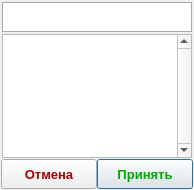
<?xml version="1.0" encoding="UTF-8"?>
<ui version="4.0">
 <class>DOpt</class>
 <widget class="QDialog" name="DOpt">
  <property name="geometry">
   <rect>
    <x>0</x>
    <y>0</y>
    <width>194</width>
    <height>190</height>
   </rect>
  </property>
  <property name="minimumSize">
   <size>
    <width>0</width>
    <height>0</height>
   </size>
  </property>
  <property name="windowTitle">
   <string>Выбор.</string>
  </property>
  <layout class="QVBoxLayout" name="verticalLayout">
   <property name="spacing">
    <number>1</number>
   </property>
   <property name="leftMargin">
    <number>0</number>
   </property>
   <property name="topMargin">
    <number>2</number>
   </property>
   <property name="rightMargin">
    <number>0</number>
   </property>
   <property name="bottomMargin">
    <number>1</number>
   </property>
   <item>
    <layout class="QVBoxLayout" name="lyTop">
     <property name="spacing">
      <number>2</number>
     </property>
     <property name="leftMargin">
      <number>2</number>
     </property>
     <property name="rightMargin">
      <number>2</number>
     </property>
     <item>
      <widget class="QLineEdit" name="edFind">
       <property name="minimumSize">
        <size>
         <width>0</width>
         <height>30</height>
        </size>
       </property>
       <property name="maximumSize">
        <size>
         <width>16777215</width>
         <height>30</height>
        </size>
       </property>
       <property name="font">
        <font>
         <family>Arial</family>
         <pointsize>13</pointsize>
        </font>
       </property>
       <property name="styleSheet">
        <string notr="true">border: 1px solid rgb(169, 169, 169);</string>
       </property>
      </widget>
     </item>
     <item>
      <widget class="QTableView" name="tv">
       <property name="font">
        <font>
         <family>Courier</family>
         <pointsize>13</pointsize>
        </font>
       </property>
       <property name="verticalScrollBarPolicy">
        <enum>Qt::ScrollBarAlwaysOn</enum>
       </property>
       <property name="horizontalScrollBarPolicy">
        <enum>Qt::ScrollBarAsNeeded</enum>
       </property>
       <property name="alternatingRowColors">
        <bool>true</bool>
       </property>
       <property name="selectionMode">
        <enum>QAbstractItemView::SingleSelection</enum>
       </property>
       <property name="selectionBehavior">
        <enum>QAbstractItemView::SelectRows</enum>
       </property>
       <attribute name="horizontalHeaderHighlightSections">
        <bool>false</bool>
       </attribute>
       <attribute name="horizontalHeaderStretchLastSection">
        <bool>true</bool>
       </attribute>
       <attribute name="verticalHeaderDefaultSectionSize">
        <number>22</number>
       </attribute>
      </widget>
     </item>
    </layout>
   </item>
   <item>
    <layout class="QHBoxLayout" name="lyBtm">
     <property name="spacing">
      <number>0</number>
     </property>
     <property name="leftMargin">
      <number>1</number>
     </property>
     <property name="rightMargin">
      <number>1</number>
     </property>
     <item>
      <spacer name="spcH">
       <property name="orientation">
        <enum>Qt::Horizontal</enum>
       </property>
       <property name="sizeHint" stdset="0">
        <size>
         <width>0</width>
         <height>2</height>
        </size>
       </property>
      </spacer>
     </item>
     <item>
      <widget class="QPushButton" name="btCancel">
       <property name="minimumSize">
        <size>
         <width>96</width>
         <height>30</height>
        </size>
       </property>
       <property name="maximumSize">
        <size>
         <width>96</width>
         <height>30</height>
        </size>
       </property>
       <property name="palette">
        <palette>
         <active>
          <colorrole role="ButtonText">
           <brush brushstyle="SolidPattern">
            <color alpha="255">
             <red>170</red>
             <green>0</green>
             <blue>0</blue>
            </color>
           </brush>
          </colorrole>
         </active>
         <inactive>
          <colorrole role="ButtonText">
           <brush brushstyle="SolidPattern">
            <color alpha="255">
             <red>170</red>
             <green>0</green>
             <blue>0</blue>
            </color>
           </brush>
          </colorrole>
         </inactive>
         <disabled>
          <colorrole role="ButtonText">
           <brush brushstyle="SolidPattern">
            <color alpha="255">
             <red>84</red>
             <green>76</green>
             <blue>72</blue>
            </color>
           </brush>
          </colorrole>
         </disabled>
        </palette>
       </property>
       <property name="font">
        <font>
         <family>Arial</family>
         <pointsize>10</pointsize>
         <weight>75</weight>
         <bold>true</bold>
        </font>
       </property>
       <property name="text">
        <string>Отмена</string>
       </property>
       <property name="autoDefault">
        <bool>false</bool>
       </property>
      </widget>
     </item>
     <item>
      <widget class="QPushButton" name="btOk">
       <property name="minimumSize">
        <size>
         <width>96</width>
         <height>30</height>
        </size>
       </property>
       <property name="maximumSize">
        <size>
         <width>96</width>
         <height>30</height>
        </size>
       </property>
       <property name="palette">
        <palette>
         <active>
          <colorrole role="ButtonText">
           <brush brushstyle="SolidPattern">
            <color alpha="255">
             <red>0</red>
             <green>170</green>
             <blue>0</blue>
            </color>
           </brush>
          </colorrole>
         </active>
         <inactive>
          <colorrole role="ButtonText">
           <brush brushstyle="SolidPattern">
            <color alpha="255">
             <red>0</red>
             <green>170</green>
             <blue>0</blue>
            </color>
           </brush>
          </colorrole>
         </inactive>
         <disabled>
          <colorrole role="ButtonText">
           <brush brushstyle="SolidPattern">
            <color alpha="255">
             <red>84</red>
             <green>76</green>
             <blue>72</blue>
            </color>
           </brush>
          </colorrole>
         </disabled>
        </palette>
       </property>
       <property name="font">
        <font>
         <family>Arial</family>
         <pointsize>10</pointsize>
         <weight>75</weight>
         <bold>true</bold>
        </font>
       </property>
       <property name="text">
        <string>Принять</string>
       </property>
       <property name="autoDefault">
        <bool>false</bool>
       </property>
       <property name="default">
        <bool>true</bool>
       </property>
      </widget>
     </item>
    </layout>
   </item>
  </layout>
 </widget>
 <tabstops>
  <tabstop>btOk</tabstop>
 </tabstops>
 <resources/>
 <connections>
  <connection>
   <sender>btCancel</sender>
   <signal>clicked()</signal>
   <receiver>DOpt</receiver>
   <slot>close()</slot>
   <hints>
    <hint type="sourcelabel">
     <x>51</x>
     <y>187</y>
    </hint>
    <hint type="destinationlabel">
     <x>99</x>
     <y>124</y>
    </hint>
   </hints>
  </connection>
 </connections>
</ui>
